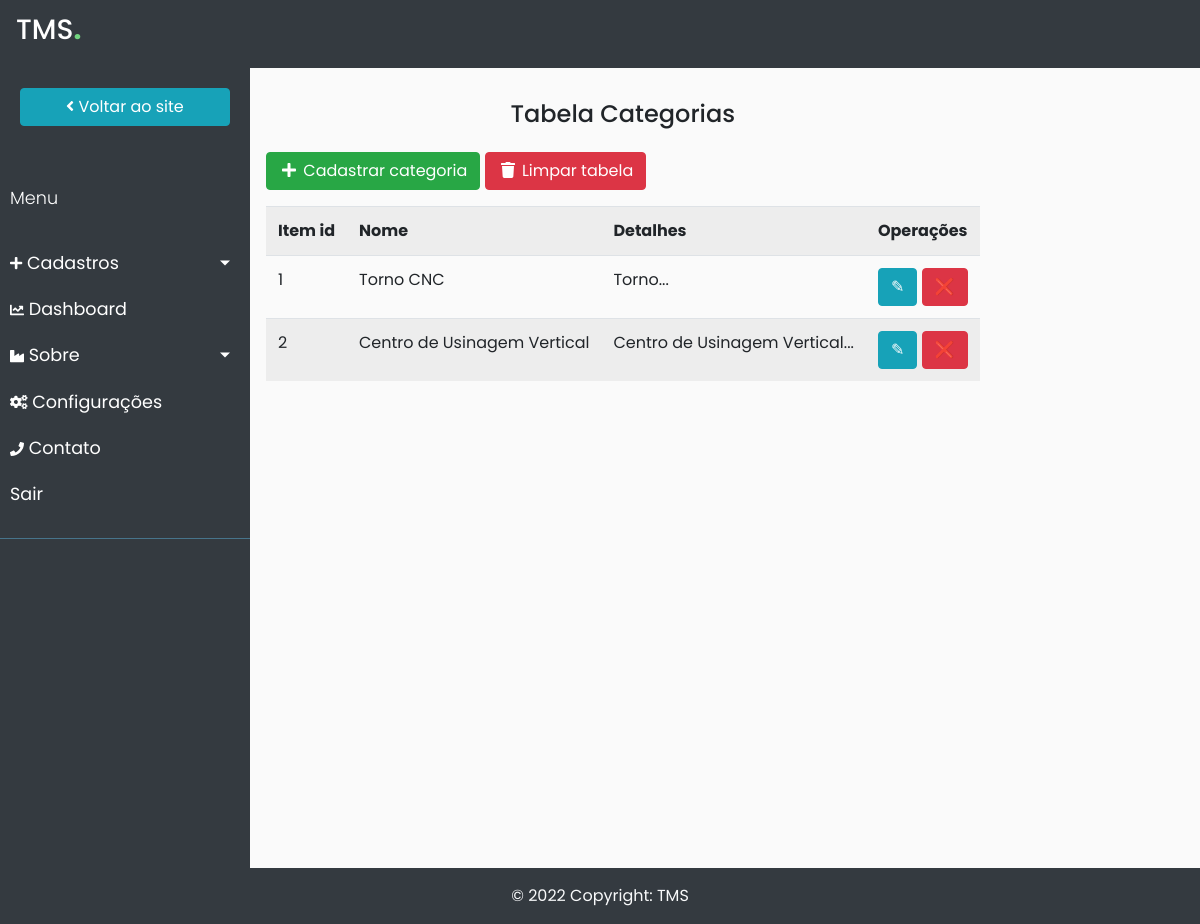
The page /admin/categorias (signed in) on the database its author committed.
### app/db_models.py (models this page shows)
class Categoria(db.Model):
	__tablename__ = "categorias"
	id = db.Column(db.Integer, primary_key=True)
	name = db.Column(db.String(100), nullable=False)
	image = db.Column(db.String(250), nullable=False)
	details = db.Column(db.String(250), nullable=False)
	maquinas = db.relationship('Maquina', backref='categorias', lazy=True)

### app/funcs.py (the view)
	def wrapper(*args, **kwargs):
		if current_user.is_authenticated and current_user.admin == 1:
			return func(*args, **kwargs)
		else:
			return "Você não está autorizado a acessar esta URL."

### app/__init__.py (called while the page is built)
@app.context_processor
def inject_now():
	return {'now': datetime.utcnow()}

@login_manager.user_loader
def load_user(user_id):
	return User.query.get(user_id)

### app/admin/routes.py (called while the page is built)
@admin.route('/categorias')
@admin_only
def categorias():
    categorias = Categoria.query.all()
    return render_template("admin/categorias.html", categorias=categorias)

### app/funcs.py (called while the page is built)
def admin_only(func):
	def wrapper(*args, **kwargs):
		if current_user.is_authenticated and current_user.admin == 1:
			return func(*args, **kwargs)
		else:
			return "Você não está autorizado a acessar esta URL."
	wrapper.__name__ = func.__name__
	return wrapper

### app/admin/templates/admin/categorias.html (shortened to what this page needs)
{% extends "admin/base.html" %}
{% block content %}
    {% if not categorias %}
		<div class="container mg-3 p-3">
			<a href="{{ url_for('admin.add_categoria') }}" class="btn btn-success">
				<i class="fas fa-plus fa-fw"></i>
				Cadastrar categoria
			</a>
			<a href="{{ url_for('admin.cleartable',type='categorias') }}" class="btn btn-danger">
				<i class="fas fa-trash fa-fw"></i>
				Limpar tabela
			</a>
		</div>
		<div class="flash-error">Não há categorias cadastrados.</div>
	{% else %}
    <div class="container mg-3 p-3">
		<h4 class="text-center p-3">Tabela Categorias</h4>
		<a href="{{ url_for('admin.add_categoria') }}" class="btn btn-success">
			<i class="fas fa-plus fa-fw"></i>
			Cadastrar categoria
		</a>
		<a href="{{ url_for('admin.cleartable',type='categorias') }}" class="btn btn-danger">
			<i class="fas fa-trash fa-fw"></i>
			Limpar tabela
		</a>
		<div class="mt-3">
			<table class="table table-striped tabela-responsiva">
				<tr>
					<th>Item id</th>
					<th>Nome</th>
					<th>Detalhes</th>
					<th>Operações</th>
				</tr>
    {% for categoria in categorias %}
				<tr>
					<td>{{ categoria.id }}</td>
					<td>{{ categoria.name }}</td>
					<td>{{ categoria.details[:40] | safe }}...</td>
					<td>
						<a class="btn btn-info" href="{{ url_for('admin.edit', type='categoria', id=categoria.id) }}">&#9998;</a>
						<a class="btn btn-danger" href="{{ url_for('admin.delete', type='categoria', id=categoria.id) }}">&#10060;</a>
					</td>
				</tr>
    {% endfor %}
    		</table>
		</div>
	</div>
	{% endif %}
{% endblock %}

### app/admin/static/styles.css (style rules this page uses)
body { max-width: 100%; }

### app/admin/static/sidebar.css (style rules this page uses)
body { font-family: 'Poppins', sans-serif; background: #fafafa; }
a, a:hover, a:focus { color: inherit; text-decoration: none; transition: all 0.3s; }

### rows shown on the page
Categoria: id "1", name "Torno CNC", details "Torno"
Categoria: id "2", name "Centro de Usinagem Vertical", details "Centro de Usinagem Vertical"
